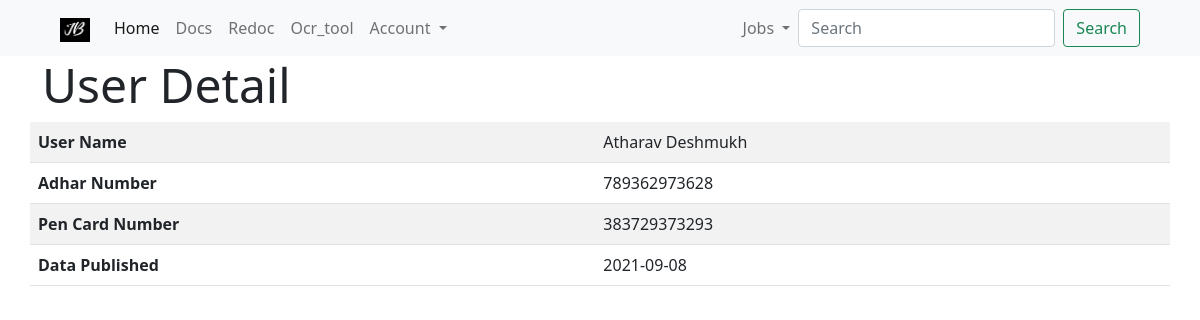
The page /details/2 on the database its author committed.
### db/models/jobs.py (models this page shows)
class Job(Base):
    id = Column(Integer, primary_key=True, index=True)
    name = Column(String, nullable=False)
    adhar = Column(String, nullable=False)
    pen = Column(String, nullable=False)
    date_posted = Column(Date)
    is_active = Column(Boolean(), default=True)
    owner_id = Column(Integer, ForeignKey("user.id"))
    owner = relationship("User", back_populates="jobs")

### webapps/jobs/route_jobs.py (the view)
@router.get("/details/{id}")
def job_detail(id: int, request: Request, db: Session = Depends(get_db)):
    job = retreive_job(id=id, db=db)
    return templates.TemplateResponse(
        "jobs/detail.html", {"request": request, "job": job}
    )

### templates/jobs/detail.html (shortened to what this page needs)
{% extends "shared/base.html" %}
{% block content %}
  <div class="container">
  <div class="row">
    <div class="col">
      <h1 class="display-5">User Detail</h1>
    </div>
  </div>
  <div class="row">
      <table class="table table-striped table-hover">
        <tbody>
          <tr>
            <th scope="row">User Name</th>
            <td colspan="2">{{job.name}}</td>
          </tr>
          <tr>
            <th scope="row">Adhar Number</th>
            <td colspan="2">{{job.adhar}}</td>
          </tr>
          <tr>
            <th scope="row">Pen Card Number</th>
            <td colspan="2">{{job.pen}}</td>
          </tr>
          <tr>
            <th scope="row">Data Published</th>
            <td colspan="2">{{job.date_posted}}</td>
          </tr>
        </tbody>
    </table>
  </div>
</div>
{% endblock %}

### rows shown on the page
Job: name "Atharav Deshmukh", adhar "789362973628", pen "383729373293", date_posted "2021-09-08"
